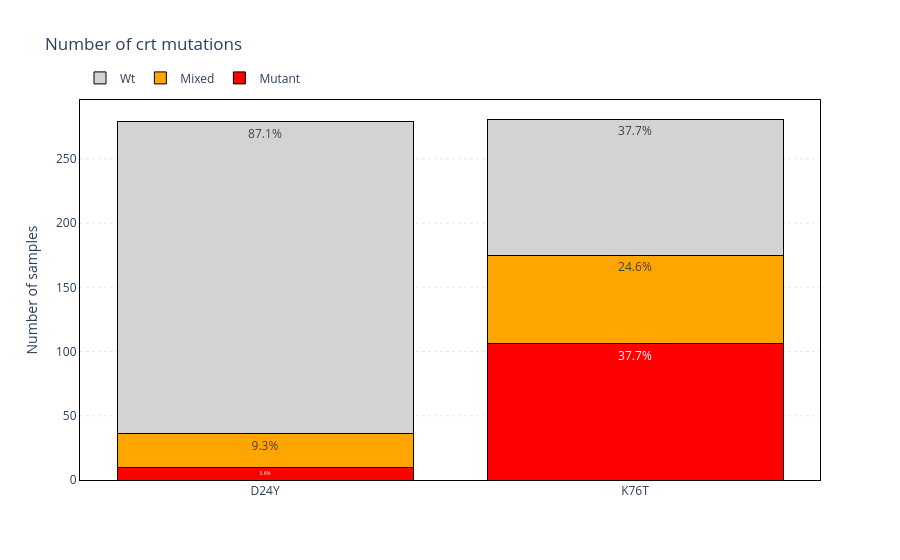
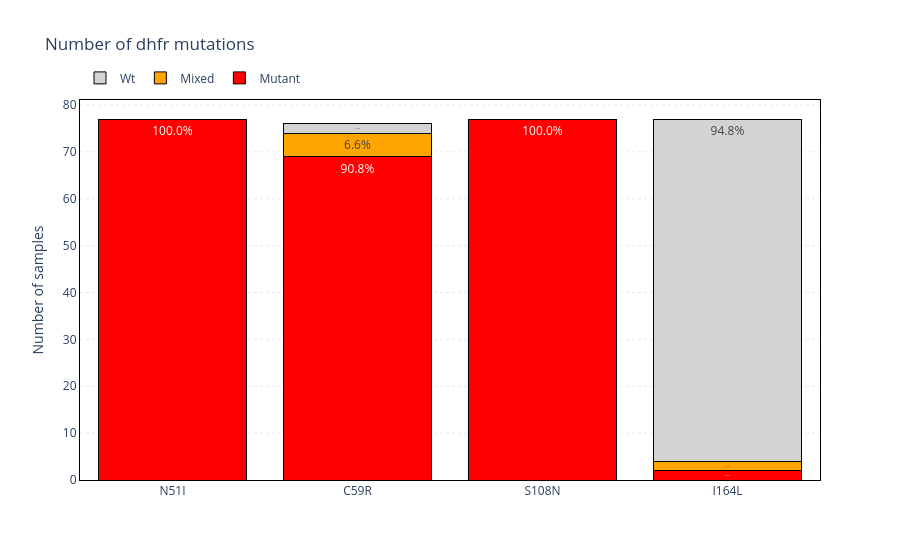
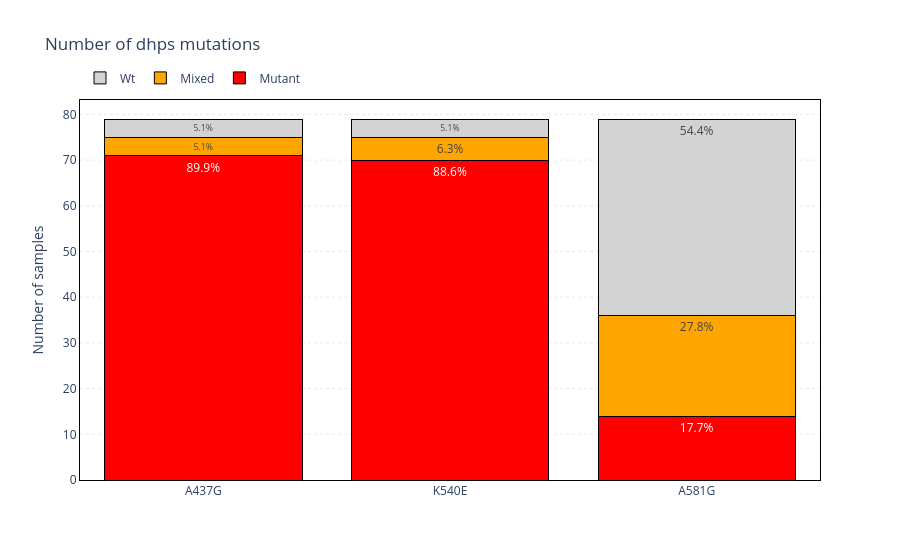
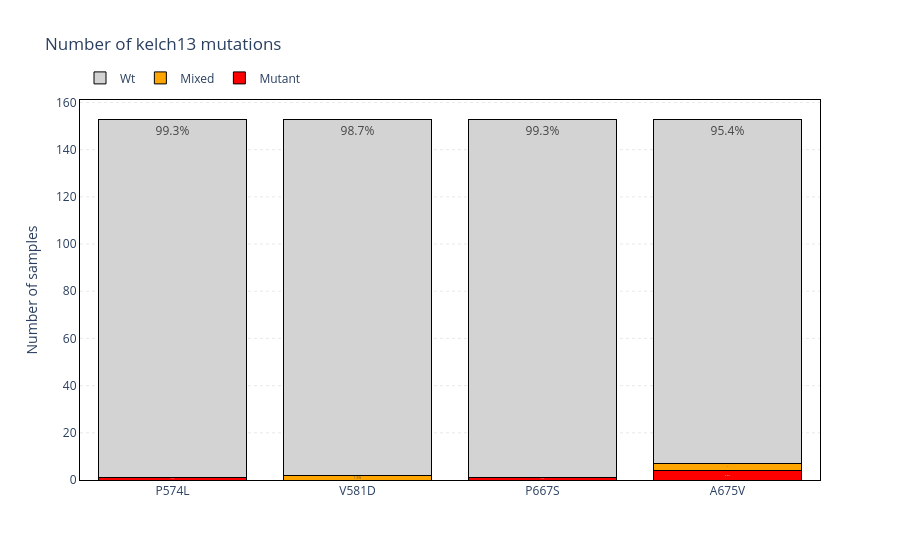

Here is the notebook cell these charts were saved with, in order:
### Markdown cell above
### Numbers

### Code cell
for gene in resistance_genes:
    fig = generate_mutation_count_barchart(
        analysis_df=analysis_df,
        genes=[gene],
        min_number=min_cluster_number,
        show_percent=True,
    )
    fig.show()

### Figure 1 — Plotly figure (JSON) as saved in the notebook; plotly's stock layout.template omitted (floating-point values rounded to 4 significant figures)
{"data": [{"customdata": [[3.584, 9.319, 87.1], [37.72, 24.56, 37.72]], "hovertemplate": "%{y} mutant (%{customdata[0]:.1f}%)<extra></extra>", "marker": {"color": "red", "line": {"color": "black", "width": 1}}, "name": "Mutant", "textposition": "inside", "texttemplate": "%{customdata[0]:.1f}%", "type": "bar", "x": ["D24Y", "K76T"], "y": [10, 106]}, {"customdata": [[3.584, 9.319, 87.1], [37.72, 24.56, 37.72]], "hovertemplate": "%{y} mixed (%{customdata[1]:.1f}%)<extra></extra>", "marker": {"color": "orange", "line": {"color": "black", "width": 1}}, "name": "Mixed", "textposition": "inside", "texttemplate": "%{customdata[1]:.1f}%", "type": "bar", "x": ["D24Y", "K76T"], "y": [26, 69]}, {"customdata": [[3.584, 9.319, 87.1], [37.72, 24.56, 37.72]], "hovertemplate": "%{y} wt (%{customdata[2]:.1f}%)<extra></extra>", "marker": {"color": "lightgray", "line": {"color": "black", "width": 1}}, "name": "Wt", "textposition": "inside", "texttemplate": "%{customdata[2]:.1f}%", "type": "bar", "x": ["D24Y", "K76T"], "y": [243, 106]}], "layout": {"barmode": "stack", "hovermode": "x unified", "legend": {"orientation": "h", "x": 0, "xanchor": "left", "y": 1.02, "yanchor": "bottom"}, "plot_bgcolor": "rgba(0,0,0,0)", "title": {"text": "Number of crt mutations"}, "xaxis": {"linecolor": "black", "linewidth": 1, "mirror": true, "showline": true}, "yaxis": {"gridcolor": "lightgray", "griddash": "dot", "gridwidth": 0.5, "linecolor": "black", "linewidth": 1, "mirror": true, "showgrid": true, "showline": true, "title": {"text": "Number of samples"}}}}

### Figure 2 — Plotly figure (JSON) as saved in the notebook; plotly's stock layout.template omitted (floating-point values rounded to 4 significant figures)
{"data": [{"customdata": [[100.0, 0.0, 0.0], [90.79, 6.579, 2.632], [100.0, 0.0, 0.0], [2.597, 2.597, 94.81]], "hovertemplate": "%{y} mutant (%{customdata[0]:.1f}%)<extra></extra>", "marker": {"color": "red", "line": {"color": "black", "width": 1}}, "name": "Mutant", "textposition": "inside", "texttemplate": "%{customdata[0]:.1f}%", "type": "bar", "x": ["N51I", "C59R", "S108N", "I164L"], "y": [77, 69, 77, 2]}, {"customdata": [[100.0, 0.0, 0.0], [90.79, 6.579, 2.632], [100.0, 0.0, 0.0], [2.597, 2.597, 94.81]], "hovertemplate": "%{y} mixed (%{customdata[1]:.1f}%)<extra></extra>", "marker": {"color": "orange", "line": {"color": "black", "width": 1}}, "name": "Mixed", "textposition": "inside", "texttemplate": "%{customdata[1]:.1f}%", "type": "bar", "x": ["N51I", "C59R", "S108N", "I164L"], "y": [0, 5, 0, 2]}, {"customdata": [[100.0, 0.0, 0.0], [90.79, 6.579, 2.632], [100.0, 0.0, 0.0], [2.597, 2.597, 94.81]], "hovertemplate": "%{y} wt (%{customdata[2]:.1f}%)<extra></extra>", "marker": {"color": "lightgray", "line": {"color": "black", "width": 1}}, "name": "Wt", "textposition": "inside", "texttemplate": "%{customdata[2]:.1f}%", "type": "bar", "x": ["N51I", "C59R", "S108N", "I164L"], "y": [0, 2, 0, 73]}], "layout": {"barmode": "stack", "hovermode": "x unified", "legend": {"orientation": "h", "x": 0, "xanchor": "left", "y": 1.02, "yanchor": "bottom"}, "plot_bgcolor": "rgba(0,0,0,0)", "title": {"text": "Number of dhfr mutations"}, "xaxis": {"linecolor": "black", "linewidth": 1, "mirror": true, "showline": true}, "yaxis": {"gridcolor": "lightgray", "griddash": "dot", "gridwidth": 0.5, "linecolor": "black", "linewidth": 1, "mirror": true, "showgrid": true, "showline": true, "title": {"text": "Number of samples"}}}}

### Figure 3 — Plotly figure (JSON) as saved in the notebook; plotly's stock layout.template omitted (floating-point values rounded to 4 significant figures)
{"data": [{"customdata": [[89.87, 5.063, 5.063], [88.61, 6.329, 5.063], [17.72, 27.85, 54.43]], "hovertemplate": "%{y} mutant (%{customdata[0]:.1f}%)<extra></extra>", "marker": {"color": "red", "line": {"color": "black", "width": 1}}, "name": "Mutant", "textposition": "inside", "texttemplate": "%{customdata[0]:.1f}%", "type": "bar", "x": ["A437G", "K540E", "A581G"], "y": [71, 70, 14]}, {"customdata": [[89.87, 5.063, 5.063], [88.61, 6.329, 5.063], [17.72, 27.85, 54.43]], "hovertemplate": "%{y} mixed (%{customdata[1]:.1f}%)<extra></extra>", "marker": {"color": "orange", "line": {"color": "black", "width": 1}}, "name": "Mixed", "textposition": "inside", "texttemplate": "%{customdata[1]:.1f}%", "type": "bar", "x": ["A437G", "K540E", "A581G"], "y": [4, 5, 22]}, {"customdata": [[89.87, 5.063, 5.063], [88.61, 6.329, 5.063], [17.72, 27.85, 54.43]], "hovertemplate": "%{y} wt (%{customdata[2]:.1f}%)<extra></extra>", "marker": {"color": "lightgray", "line": {"color": "black", "width": 1}}, "name": "Wt", "textposition": "inside", "texttemplate": "%{customdata[2]:.1f}%", "type": "bar", "x": ["A437G", "K540E", "A581G"], "y": [4, 4, 43]}], "layout": {"barmode": "stack", "hovermode": "x unified", "legend": {"orientation": "h", "x": 0, "xanchor": "left", "y": 1.02, "yanchor": "bottom"}, "plot_bgcolor": "rgba(0,0,0,0)", "title": {"text": "Number of dhps mutations"}, "xaxis": {"linecolor": "black", "linewidth": 1, "mirror": true, "showline": true}, "yaxis": {"gridcolor": "lightgray", "griddash": "dot", "gridwidth": 0.5, "linecolor": "black", "linewidth": 1, "mirror": true, "showgrid": true, "showline": true, "title": {"text": "Number of samples"}}}}

### Figure 4 — Plotly figure (JSON) as saved in the notebook; plotly's stock layout.template omitted (floating-point values rounded to 4 significant figures)
{"data": [{"customdata": [[0.6536, 0.0, 99.35], [0.0, 1.307, 98.69], [0.6536, 0.0, 99.35], [2.614, 1.961, 95.42]], "hovertemplate": "%{y} mutant (%{customdata[0]:.1f}%)<extra></extra>", "marker": {"color": "red", "line": {"color": "black", "width": 1}}, "name": "Mutant", "textposition": "inside", "texttemplate": "%{customdata[0]:.1f}%", "type": "bar", "x": ["P574L", "V581D", "P667S", "A675V"], "y": [1, 0, 1, 4]}, {"customdata": [[0.6536, 0.0, 99.35], [0.0, 1.307, 98.69], [0.6536, 0.0, 99.35], [2.614, 1.961, 95.42]], "hovertemplate": "%{y} mixed (%{customdata[1]:.1f}%)<extra></extra>", "marker": {"color": "orange", "line": {"color": "black", "width": 1}}, "name": "Mixed", "textposition": "inside", "texttemplate": "%{customdata[1]:.1f}%", "type": "bar", "x": ["P574L", "V581D", "P667S", "A675V"], "y": [0, 2, 0, 3]}, {"customdata": [[0.6536, 0.0, 99.35], [0.0, 1.307, 98.69], [0.6536, 0.0, 99.35], [2.614, 1.961, 95.42]], "hovertemplate": "%{y} wt (%{customdata[2]:.1f}%)<extra></extra>", "marker": {"color": "lightgray", "line": {"color": "black", "width": 1}}, "name": "Wt", "textposition": "inside", "texttemplate": "%{customdata[2]:.1f}%", "type": "bar", "x": ["P574L", "V581D", "P667S", "A675V"], "y": [152, 151, 152, 146]}], "layout": {"barmode": "stack", "hovermode": "x unified", "legend": {"orientation": "h", "x": 0, "xanchor": "left", "y": 1.02, "yanchor": "bottom"}, "plot_bgcolor": "rgba(0,0,0,0)", "title": {"text": "Number of kelch13 mutations"}, "xaxis": {"linecolor": "black", "linewidth": 1, "mirror": true, "showline": true}, "yaxis": {"gridcolor": "lightgray", "griddash": "dot", "gridwidth": 0.5, "linecolor": "black", "linewidth": 1, "mirror": true, "showgrid": true, "showline": true, "title": {"text": "Number of samples"}}}}
